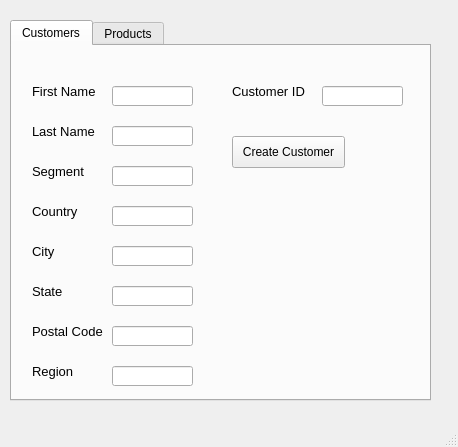
<?xml version="1.0" encoding="UTF-8"?>
<ui version="4.0">
 <class>MainWindow</class>
 <widget class="QMainWindow" name="MainWindow">
  <property name="geometry">
   <rect>
    <x>0</x>
    <y>0</y>
    <width>458</width>
    <height>447</height>
   </rect>
  </property>
  <property name="windowTitle">
   <string>DBAdmin</string>
  </property>
  <property name="styleSheet">
   <string notr="true">background-image: url(:/bg/images/background2.png);</string>
  </property>
  <widget class="QWidget" name="centralwidget">
   <widget class="QTabWidget" name="tabWidget">
    <property name="geometry">
     <rect>
      <x>10</x>
      <y>20</y>
      <width>421</width>
      <height>381</height>
     </rect>
    </property>
    <property name="currentIndex">
     <number>0</number>
    </property>
    <widget class="QWidget" name="customers">
     <attribute name="title">
      <string>Customers</string>
     </attribute>
     <widget class="QLabel" name="label">
      <property name="geometry">
       <rect>
        <x>20</x>
        <y>30</y>
        <width>81</width>
        <height>31</height>
       </rect>
      </property>
      <property name="font">
       <font>
        <pointsize>10</pointsize>
       </font>
      </property>
      <property name="text">
       <string>First Name</string>
      </property>
     </widget>
     <widget class="QLineEdit" name="firstname">
      <property name="geometry">
       <rect>
        <x>100</x>
        <y>40</y>
        <width>81</width>
        <height>20</height>
       </rect>
      </property>
      <property name="text">
       <string/>
      </property>
     </widget>
     <widget class="QLabel" name="label_3">
      <property name="geometry">
       <rect>
        <x>20</x>
        <y>70</y>
        <width>81</width>
        <height>31</height>
       </rect>
      </property>
      <property name="font">
       <font>
        <pointsize>10</pointsize>
       </font>
      </property>
      <property name="text">
       <string>Last Name</string>
      </property>
     </widget>
     <widget class="QLineEdit" name="lastname">
      <property name="geometry">
       <rect>
        <x>100</x>
        <y>80</y>
        <width>81</width>
        <height>20</height>
       </rect>
      </property>
      <property name="text">
       <string/>
      </property>
     </widget>
     <widget class="QLabel" name="label_4">
      <property name="geometry">
       <rect>
        <x>20</x>
        <y>110</y>
        <width>81</width>
        <height>31</height>
       </rect>
      </property>
      <property name="font">
       <font>
        <pointsize>10</pointsize>
       </font>
      </property>
      <property name="text">
       <string>Segment</string>
      </property>
     </widget>
     <widget class="QLineEdit" name="segment">
      <property name="geometry">
       <rect>
        <x>100</x>
        <y>120</y>
        <width>81</width>
        <height>20</height>
       </rect>
      </property>
      <property name="text">
       <string/>
      </property>
     </widget>
     <widget class="QPushButton" name="create_customer_button">
      <property name="geometry">
       <rect>
        <x>220</x>
        <y>90</y>
        <width>113</width>
        <height>32</height>
       </rect>
      </property>
      <property name="text">
       <string>Create Customer</string>
      </property>
     </widget>
     <widget class="QLabel" name="label_13">
      <property name="geometry">
       <rect>
        <x>20</x>
        <y>150</y>
        <width>81</width>
        <height>31</height>
       </rect>
      </property>
      <property name="font">
       <font>
        <pointsize>10</pointsize>
       </font>
      </property>
      <property name="text">
       <string>Country</string>
      </property>
     </widget>
     <widget class="QLabel" name="label_14">
      <property name="geometry">
       <rect>
        <x>20</x>
        <y>190</y>
        <width>81</width>
        <height>31</height>
       </rect>
      </property>
      <property name="font">
       <font>
        <pointsize>10</pointsize>
       </font>
      </property>
      <property name="text">
       <string>City</string>
      </property>
     </widget>
     <widget class="QLabel" name="label_15">
      <property name="geometry">
       <rect>
        <x>20</x>
        <y>230</y>
        <width>81</width>
        <height>31</height>
       </rect>
      </property>
      <property name="font">
       <font>
        <pointsize>10</pointsize>
       </font>
      </property>
      <property name="text">
       <string>State</string>
      </property>
     </widget>
     <widget class="QLabel" name="label_16">
      <property name="geometry">
       <rect>
        <x>20</x>
        <y>270</y>
        <width>81</width>
        <height>31</height>
       </rect>
      </property>
      <property name="font">
       <font>
        <pointsize>10</pointsize>
       </font>
      </property>
      <property name="text">
       <string>Postal Code</string>
      </property>
     </widget>
     <widget class="QLabel" name="label_17">
      <property name="geometry">
       <rect>
        <x>20</x>
        <y>310</y>
        <width>81</width>
        <height>31</height>
       </rect>
      </property>
      <property name="font">
       <font>
        <pointsize>10</pointsize>
       </font>
      </property>
      <property name="text">
       <string>Region</string>
      </property>
     </widget>
     <widget class="QLineEdit" name="country">
      <property name="geometry">
       <rect>
        <x>100</x>
        <y>160</y>
        <width>81</width>
        <height>20</height>
       </rect>
      </property>
      <property name="text">
       <string/>
      </property>
     </widget>
     <widget class="QLineEdit" name="city">
      <property name="geometry">
       <rect>
        <x>100</x>
        <y>200</y>
        <width>81</width>
        <height>20</height>
       </rect>
      </property>
      <property name="text">
       <string/>
      </property>
     </widget>
     <widget class="QLineEdit" name="state">
      <property name="geometry">
       <rect>
        <x>100</x>
        <y>240</y>
        <width>81</width>
        <height>20</height>
       </rect>
      </property>
      <property name="text">
       <string/>
      </property>
     </widget>
     <widget class="QLineEdit" name="postalcode">
      <property name="geometry">
       <rect>
        <x>100</x>
        <y>280</y>
        <width>81</width>
        <height>20</height>
       </rect>
      </property>
      <property name="text">
       <string/>
      </property>
     </widget>
     <widget class="QLineEdit" name="region">
      <property name="geometry">
       <rect>
        <x>100</x>
        <y>320</y>
        <width>81</width>
        <height>20</height>
       </rect>
      </property>
      <property name="text">
       <string/>
      </property>
     </widget>
     <widget class="QLabel" name="label_2">
      <property name="geometry">
       <rect>
        <x>220</x>
        <y>30</y>
        <width>81</width>
        <height>31</height>
       </rect>
      </property>
      <property name="font">
       <font>
        <pointsize>10</pointsize>
       </font>
      </property>
      <property name="text">
       <string>Customer ID</string>
      </property>
     </widget>
     <widget class="QLineEdit" name="customerid">
      <property name="geometry">
       <rect>
        <x>310</x>
        <y>40</y>
        <width>81</width>
        <height>20</height>
       </rect>
      </property>
      <property name="text">
       <string/>
      </property>
     </widget>
     <widget class="QLabel" name="customer_check">
      <property name="geometry">
       <rect>
        <x>220</x>
        <y>140</y>
        <width>221</width>
        <height>31</height>
       </rect>
      </property>
      <property name="font">
       <font>
        <pointsize>9</pointsize>
        <weight>75</weight>
        <bold>true</bold>
       </font>
      </property>
      <property name="text">
       <string/>
      </property>
     </widget>
    </widget>
    <widget class="QWidget" name="products">
     <attribute name="title">
      <string>Products</string>
     </attribute>
     <widget class="QLabel" name="label_5">
      <property name="geometry">
       <rect>
        <x>20</x>
        <y>10</y>
        <width>81</width>
        <height>31</height>
       </rect>
      </property>
      <property name="font">
       <font>
        <pointsize>10</pointsize>
       </font>
      </property>
      <property name="text">
       <string>Product ID</string>
      </property>
     </widget>
     <widget class="QLineEdit" name="productid">
      <property name="geometry">
       <rect>
        <x>110</x>
        <y>20</y>
        <width>171</width>
        <height>20</height>
       </rect>
      </property>
      <property name="text">
       <string/>
      </property>
     </widget>
     <widget class="QLabel" name="label_6">
      <property name="geometry">
       <rect>
        <x>20</x>
        <y>50</y>
        <width>91</width>
        <height>31</height>
       </rect>
      </property>
      <property name="font">
       <font>
        <pointsize>10</pointsize>
       </font>
      </property>
      <property name="text">
       <string>Product Name</string>
      </property>
     </widget>
     <widget class="QLabel" name="label_7">
      <property name="geometry">
       <rect>
        <x>20</x>
        <y>130</y>
        <width>91</width>
        <height>31</height>
       </rect>
      </property>
      <property name="font">
       <font>
        <pointsize>10</pointsize>
       </font>
      </property>
      <property name="text">
       <string>Category</string>
      </property>
     </widget>
     <widget class="QLabel" name="label_8">
      <property name="geometry">
       <rect>
        <x>20</x>
        <y>170</y>
        <width>91</width>
        <height>31</height>
       </rect>
      </property>
      <property name="font">
       <font>
        <pointsize>10</pointsize>
       </font>
      </property>
      <property name="text">
       <string>SubCategory</string>
      </property>
     </widget>
     <widget class="QPushButton" name="create_product_button">
      <property name="geometry">
       <rect>
        <x>20</x>
        <y>230</y>
        <width>113</width>
        <height>32</height>
       </rect>
      </property>
      <property name="text">
       <string>Create Product</string>
      </property>
     </widget>
     <widget class="QTextEdit" name="productname">
      <property name="geometry">
       <rect>
        <x>110</x>
        <y>60</y>
        <width>281</width>
        <height>64</height>
       </rect>
      </property>
     </widget>
     <widget class="QComboBox" name="category_cb">
      <property name="geometry">
       <rect>
        <x>110</x>
        <y>140</y>
        <width>191</width>
        <height>26</height>
       </rect>
      </property>
     </widget>
     <widget class="QComboBox" name="subcategory_cb">
      <property name="geometry">
       <rect>
        <x>110</x>
        <y>180</y>
        <width>191</width>
        <height>26</height>
       </rect>
      </property>
     </widget>
     <widget class="QLabel" name="product_check">
      <property name="geometry">
       <rect>
        <x>20</x>
        <y>280</y>
        <width>221</width>
        <height>31</height>
       </rect>
      </property>
      <property name="font">
       <font>
        <pointsize>9</pointsize>
        <weight>75</weight>
        <bold>true</bold>
       </font>
      </property>
      <property name="text">
       <string/>
      </property>
     </widget>
    </widget>
   </widget>
  </widget>
  <widget class="QMenuBar" name="menubar">
   <property name="geometry">
    <rect>
     <x>0</x>
     <y>0</y>
     <width>458</width>
     <height>22</height>
    </rect>
   </property>
  </widget>
  <widget class="QStatusBar" name="statusbar"/>
 </widget>
 <resources>
  <include location="resources1.qrc"/>
 </resources>
 <connections/>
</ui>
